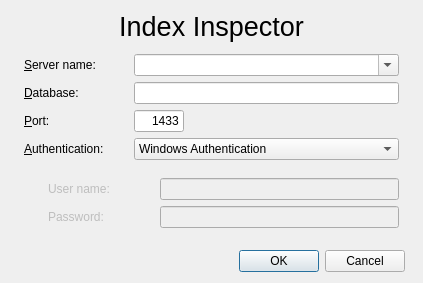
<?xml version="1.0" encoding="UTF-8"?>
<ui version="4.0">
 <class>ConnectToServer</class>
 <widget class="QDialog" name="ConnectToServer">
  <property name="geometry">
   <rect>
    <x>0</x>
    <y>0</y>
    <width>415</width>
    <height>276</height>
   </rect>
  </property>
  <property name="windowTitle">
   <string>Connect to Server</string>
  </property>
  <property name="modal">
   <bool>true</bool>
  </property>
  <layout class="QVBoxLayout" name="verticalLayout">
   <property name="sizeConstraint">
    <enum>QLayout::SetFixedSize</enum>
   </property>
   <property name="leftMargin">
    <number>18</number>
   </property>
   <property name="rightMargin">
    <number>18</number>
   </property>
   <item>
    <widget class="QLabel" name="lblHeader">
     <property name="sizePolicy">
      <sizepolicy hsizetype="Preferred" vsizetype="Maximum">
       <horstretch>0</horstretch>
       <verstretch>0</verstretch>
      </sizepolicy>
     </property>
     <property name="minimumSize">
      <size>
       <width>0</width>
       <height>0</height>
      </size>
     </property>
     <property name="maximumSize">
      <size>
       <width>16777215</width>
       <height>16777215</height>
      </size>
     </property>
     <property name="font">
      <font>
       <pointsize>20</pointsize>
       <bold>false</bold>
      </font>
     </property>
     <property name="text">
      <string>Index Inspector</string>
     </property>
     <property name="alignment">
      <set>Qt::AlignCenter</set>
     </property>
    </widget>
   </item>
   <item>
    <layout class="QFormLayout" name="frmServer">
     <property name="sizeConstraint">
      <enum>QLayout::SetDefaultConstraint</enum>
     </property>
     <property name="formAlignment">
      <set>Qt::AlignLeading|Qt::AlignLeft|Qt::AlignTop</set>
     </property>
     <property name="horizontalSpacing">
      <number>30</number>
     </property>
     <property name="leftMargin">
      <number>6</number>
     </property>
     <property name="topMargin">
      <number>6</number>
     </property>
     <property name="rightMargin">
      <number>6</number>
     </property>
     <property name="bottomMargin">
      <number>6</number>
     </property>
     <item row="0" column="0">
      <widget class="QLabel" name="lblServerName">
       <property name="text">
        <string>&amp;Server name:</string>
       </property>
       <property name="buddy">
        <cstring>cmbServerName</cstring>
       </property>
      </widget>
     </item>
     <item row="3" column="0">
      <widget class="QLabel" name="lblAuthentication">
       <property name="text">
        <string>&amp;Authentication:</string>
       </property>
       <property name="buddy">
        <cstring>cmbAuthentication</cstring>
       </property>
      </widget>
     </item>
     <item row="3" column="1">
      <widget class="QComboBox" name="cmbAuthentication">
       <property name="editable">
        <bool>false</bool>
       </property>
       <item>
        <property name="text">
         <string>Windows Authentication</string>
        </property>
       </item>
       <item>
        <property name="text">
         <string>SQL Server Authentication</string>
        </property>
       </item>
       <item>
        <property name="text">
         <string>Azure Active Directory - Universal with MFA</string>
        </property>
       </item>
       <item>
        <property name="text">
         <string>Azure Active Directory - Password</string>
        </property>
       </item>
       <item>
        <property name="text">
         <string>Azure Active Directory - Integrated</string>
        </property>
       </item>
      </widget>
     </item>
     <item row="0" column="1">
      <widget class="QComboBox" name="cmbServerName">
       <property name="editable">
        <bool>true</bool>
       </property>
      </widget>
     </item>
     <item row="2" column="0">
      <widget class="QLabel" name="lblPort">
       <property name="text">
        <string>&amp;Port:</string>
       </property>
       <property name="buddy">
        <cstring>txtPort</cstring>
       </property>
      </widget>
     </item>
     <item row="2" column="1">
      <widget class="QLineEdit" name="txtPort">
       <property name="enabled">
        <bool>true</bool>
       </property>
       <property name="sizePolicy">
        <sizepolicy hsizetype="Fixed" vsizetype="Fixed">
         <horstretch>0</horstretch>
         <verstretch>0</verstretch>
        </sizepolicy>
       </property>
       <property name="maximumSize">
        <size>
         <width>50</width>
         <height>16777215</height>
        </size>
       </property>
       <property name="text">
        <string>1433</string>
       </property>
       <property name="maxLength">
        <number>5</number>
       </property>
       <property name="alignment">
        <set>Qt::AlignRight|Qt::AlignTrailing|Qt::AlignVCenter</set>
       </property>
      </widget>
     </item>
     <item row="1" column="0">
      <widget class="QLabel" name="lblDatabase">
       <property name="text">
        <string>&amp;Database:</string>
       </property>
       <property name="buddy">
        <cstring>txtDatabase</cstring>
       </property>
      </widget>
     </item>
     <item row="1" column="1">
      <widget class="QLineEdit" name="txtDatabase">
       <property name="sizePolicy">
        <sizepolicy hsizetype="Preferred" vsizetype="Fixed">
         <horstretch>0</horstretch>
         <verstretch>0</verstretch>
        </sizepolicy>
       </property>
       <property name="maxLength">
        <number>50</number>
       </property>
      </widget>
     </item>
    </layout>
   </item>
   <item>
    <layout class="QFormLayout" name="frmUser">
     <property name="sizeConstraint">
      <enum>QLayout::SetDefaultConstraint</enum>
     </property>
     <property name="labelAlignment">
      <set>Qt::AlignLeading|Qt::AlignLeft|Qt::AlignVCenter</set>
     </property>
     <property name="horizontalSpacing">
      <number>50</number>
     </property>
     <property name="leftMargin">
      <number>30</number>
     </property>
     <property name="topMargin">
      <number>6</number>
     </property>
     <property name="rightMargin">
      <number>6</number>
     </property>
     <property name="bottomMargin">
      <number>6</number>
     </property>
     <item row="0" column="0">
      <widget class="QLabel" name="lblUserName">
       <property name="enabled">
        <bool>false</bool>
       </property>
       <property name="text">
        <string>User name:</string>
       </property>
       <property name="buddy">
        <cstring>txtUserName</cstring>
       </property>
      </widget>
     </item>
     <item row="1" column="0">
      <widget class="QLabel" name="lblPassword">
       <property name="enabled">
        <bool>false</bool>
       </property>
       <property name="text">
        <string>Password:</string>
       </property>
       <property name="buddy">
        <cstring>txtPassword</cstring>
       </property>
      </widget>
     </item>
     <item row="1" column="1">
      <widget class="QLineEdit" name="txtPassword">
       <property name="enabled">
        <bool>false</bool>
       </property>
       <property name="maxLength">
        <number>50</number>
       </property>
       <property name="echoMode">
        <enum>QLineEdit::Password</enum>
       </property>
      </widget>
     </item>
     <item row="0" column="1">
      <widget class="QLineEdit" name="txtUserName">
       <property name="enabled">
        <bool>false</bool>
       </property>
       <property name="maxLength">
        <number>50</number>
       </property>
      </widget>
     </item>
    </layout>
   </item>
   <item>
    <spacer name="verticalSpacer">
     <property name="orientation">
      <enum>Qt::Vertical</enum>
     </property>
     <property name="sizeHint" stdset="0">
      <size>
       <width>20</width>
       <height>10</height>
      </size>
     </property>
    </spacer>
   </item>
   <item>
    <widget class="QDialogButtonBox" name="buttonBox">
     <property name="orientation">
      <enum>Qt::Horizontal</enum>
     </property>
     <property name="standardButtons">
      <set>QDialogButtonBox::Cancel|QDialogButtonBox::Ok</set>
     </property>
    </widget>
   </item>
  </layout>
 </widget>
 <tabstops>
  <tabstop>cmbServerName</tabstop>
  <tabstop>txtDatabase</tabstop>
  <tabstop>txtPort</tabstop>
  <tabstop>cmbAuthentication</tabstop>
  <tabstop>txtUserName</tabstop>
  <tabstop>txtPassword</tabstop>
 </tabstops>
 <resources/>
 <connections>
  <connection>
   <sender>buttonBox</sender>
   <signal>accepted()</signal>
   <receiver>ConnectToServer</receiver>
   <slot>accept()</slot>
   <hints>
    <hint type="sourcelabel">
     <x>248</x>
     <y>254</y>
    </hint>
    <hint type="destinationlabel">
     <x>157</x>
     <y>274</y>
    </hint>
   </hints>
  </connection>
  <connection>
   <sender>buttonBox</sender>
   <signal>rejected()</signal>
   <receiver>ConnectToServer</receiver>
   <slot>reject()</slot>
   <hints>
    <hint type="sourcelabel">
     <x>334</x>
     <y>255</y>
    </hint>
    <hint type="destinationlabel">
     <x>286</x>
     <y>274</y>
    </hint>
   </hints>
  </connection>
 </connections>
</ui>
